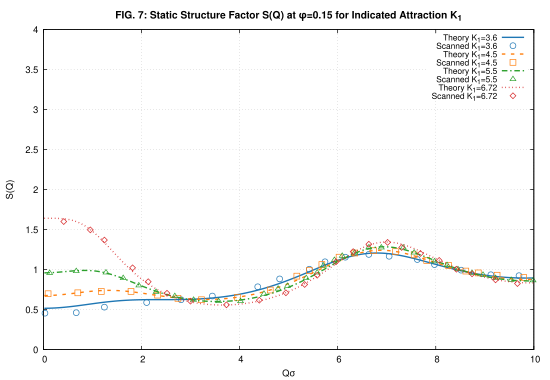

Generate this figure with gnuplot:
# Gnuplot script for Figure 7 of Liu et al. (2005) - Structure Factors
set terminal pdfcairo enhanced color font "Helvetica,10" size 5.5in,3.8in
set output "fig7.pdf"

set title "{/:Bold FIG. 7: Static Structure Factor S(Q) at {/Symbol f}=0.15 for Indicated Attraction K_1}" font "Helvetica,11"
set xlabel "Q{/Symbol s}" font "Helvetica,10"
set ylabel "S(Q)" font "Helvetica,10"
set xrange [0:10]
set yrange [0:4.0]
set grid
set key top right font "Helvetica,9"

plot "Fig7/theory_Fig7b_K1_3.6.dat" u 1:2 w l dt 1 lc rgb "#1f77b4" lw 2 t "Theory K_1=3.6", \
     "Fig7/Fig7b_K1_3.6.dat" u 1:2 w p pt 6 ps 0.7 lc rgb "#1f77b4" t "Scanned K_1=3.6", \
     "Fig7/theory_Fig7b_K1_4.5.dat" u 1:2 w l dt 2 lc rgb "#ff7f0e" lw 2 t "Theory K_1=4.5", \
     "Fig7/Fig7b_K1_4.5.dat" u 1:2 w p pt 4 ps 0.7 lc rgb "#ff7f0e" t "Scanned K_1=4.5", \
     "Fig7/theory_Fig7b_K1_5.5.dat" u 1:2 w l dt 4 lc rgb "#2ca02c" lw 2 t "Theory K_1=5.5", \
     "Fig7/Fig7b_K1_5.5.dat" u 1:2 w p pt 8 ps 0.7 lc rgb "#2ca02c" t "Scanned K_1=5.5", \
     "Fig7/theory_Fig7b_K1_6.72.dat" u 1:2 w l dt 3 lc rgb "#d62728" lw 2 t "Theory K_1=6.72", \
     "Fig7/Fig7b_K1_6.72.dat" u 1:2 w p pt 12 ps 0.7 lc rgb "#d62728" t "Scanned K_1=6.72"
